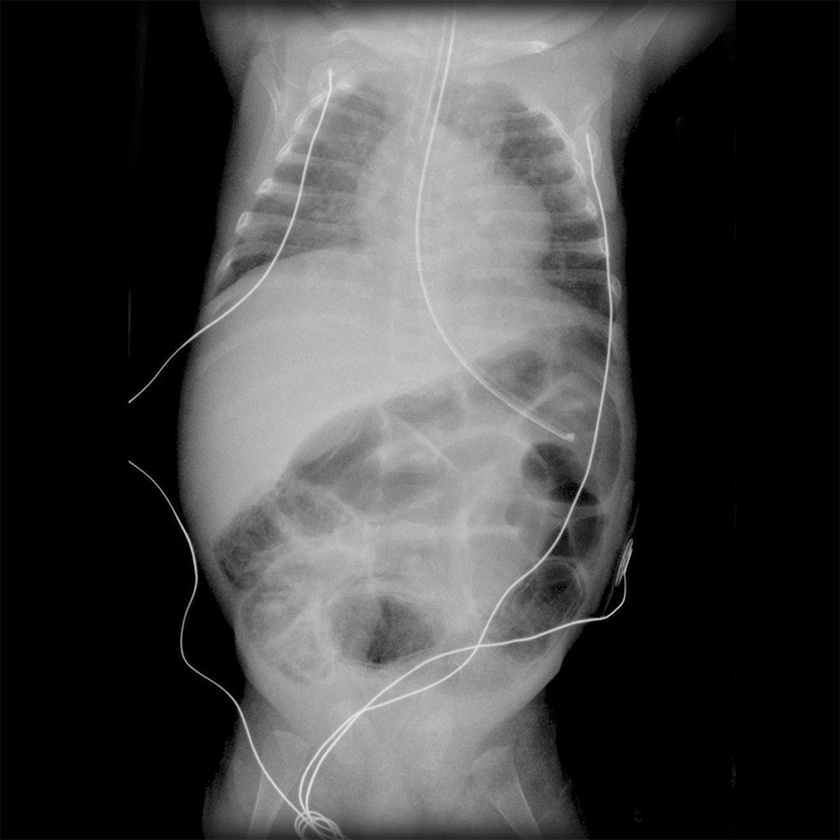
%> input picture wavelet/5961.1.jpg, 840 x 840 px, shrunk from 1024 x 1024 before the run, given in place of 5961.1.jpeg, which was not available
$ octave AConv2.m   (GNU Octave 9; MATLAB toolbox functions it lacks are replaced by stand-ins)
%> lines starting %> are read from the running program, lines starting %| are printed output that depends on the picture; in (x1, y1, x2, y2) boxes, pixels count from 0 and x2, y2 are one past the last pixel; in counts of white or black regions, pixels touching at a corner belong together; the program's own positions count from 1; pictures that were not available may be replaced by others from this repository, and a replacement may not be noted
### machine learning/Tentativas Desqualificadas/filtlinha.m
function [ w ] = filtlinha(n,m)
%UNTITLED Summary of this function goes here
%   m e n s鉶 as dimens鮡s do filtro

    p=1;
    if(rem(n,2)==0) %se par
        matx1=-[0:p:n/2-1];
        matx1(1)=p*n/2;
        d1=repmat(matx1',1,m);
        d2=repmat(matx1(end:-1:1)',1,m);
    else
        matx1=-[0:p:floor(n/2)];
        matx1(1)=p*floor(n/2);
        d1=repmat(matx1',1,m);
        d2=repmat(matx1(end-1:-1:1)',1,m);
    end

    w=[d1;d2];
    w=w/norm(w);
end

### machine learning/Tentativas Desqualificadas/AConv2.m
clear;clc; close all;

A = imread('../Recortes/5961.1.jpeg');
%> A is the input picture: size 840x840 uint8; min 0, max 232, mean 67.2
%A = imread('./1/Camada 22.png');
if length(size(A))==3
   A=double(rgb2gray(A));
else
    A=double(A);
%> A: size 840x840 double
end

imshow(uint8(A))


 w1 =  [ 0.1512    0.1512    0.1512    0.1512    0.1512    0.1512    0.1512    0.1512    0.1512    0.1512;
   -0.0378   -0.0378   -0.0378   -0.0378   -0.0378   -0.0378   -0.0378   -0.0378   -0.0378   -0.0378;
   -0.2268   -0.2268   -0.2268   -0.2268   -0.2268   -0.2268   -0.2268   -0.2268   -0.2268   -0.2268;
   -0.0378   -0.0378   -0.0378   -0.0378   -0.0378   -0.0378   -0.0378   -0.0378   -0.0378   -0.0378;
    0.1512    0.1512    0.1512    0.1512    0.1512    0.1512    0.1512    0.1512    0.1512    0.1512];

 w2  = filtlinha(6,10);

imres = convn(A,w2,'same');
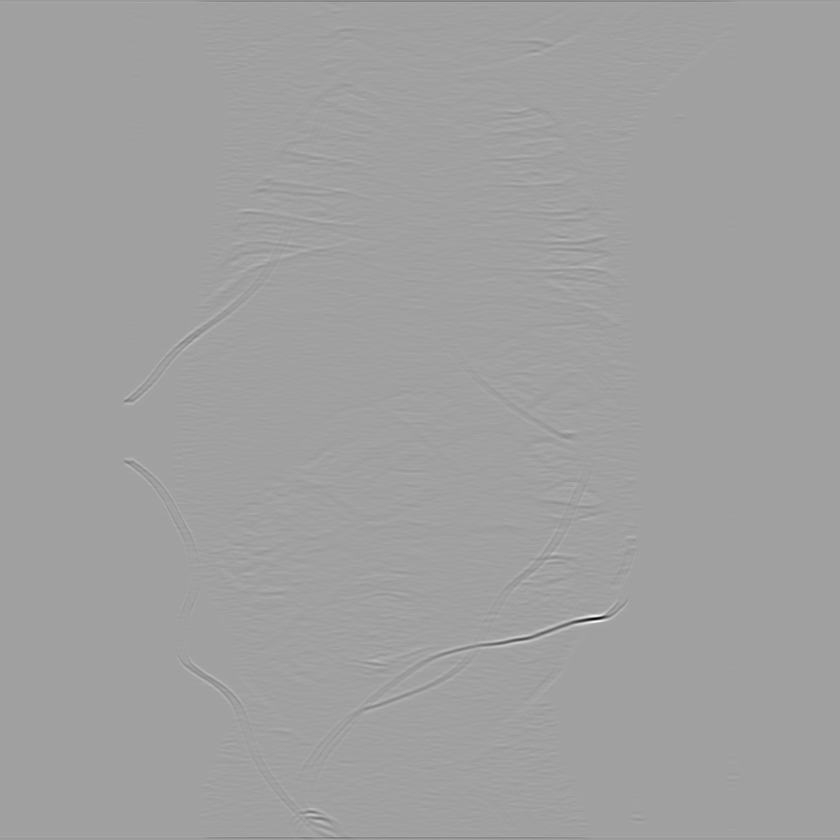
%> imres: size 840x840 double; min -465.7, max 272.9, mean -0.2; drawn with min black and max white
%[y,x]=find(imres==min(min(imres)));


%trandforma玢o logar韙mica
%imres4 = imres(50:end-50,:);
 imres4 = imres;
% imres4= real(log(imres4));
imres4(imres4>0)=0;
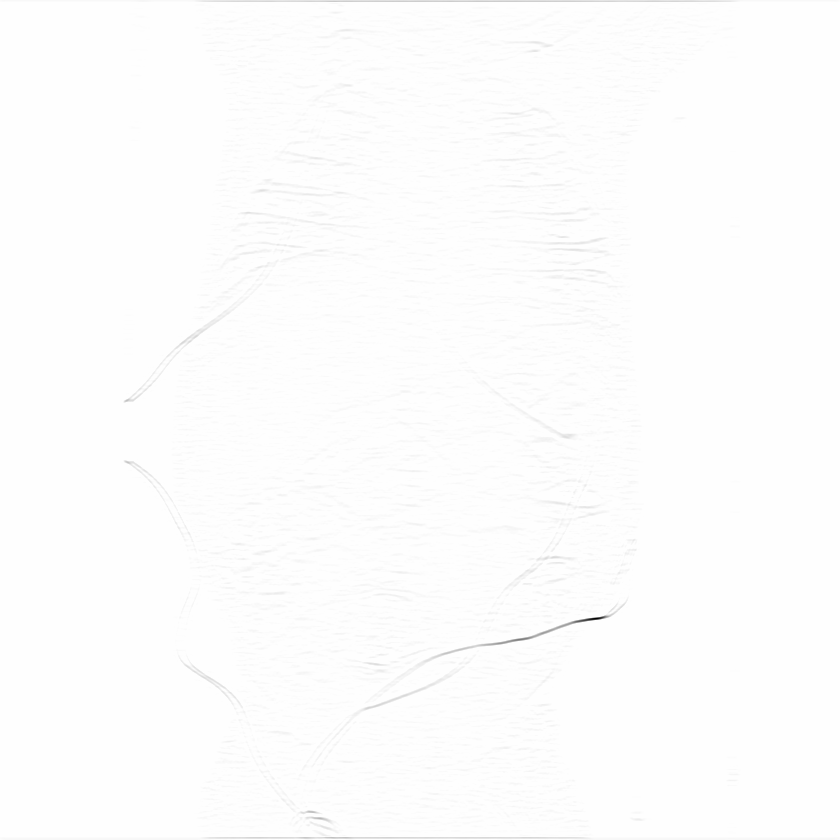
%> imres4: size 840x840 double; min -465.7, max 0, mean -1.65; drawn with min black and max white
imres4(imres4<0)=255;
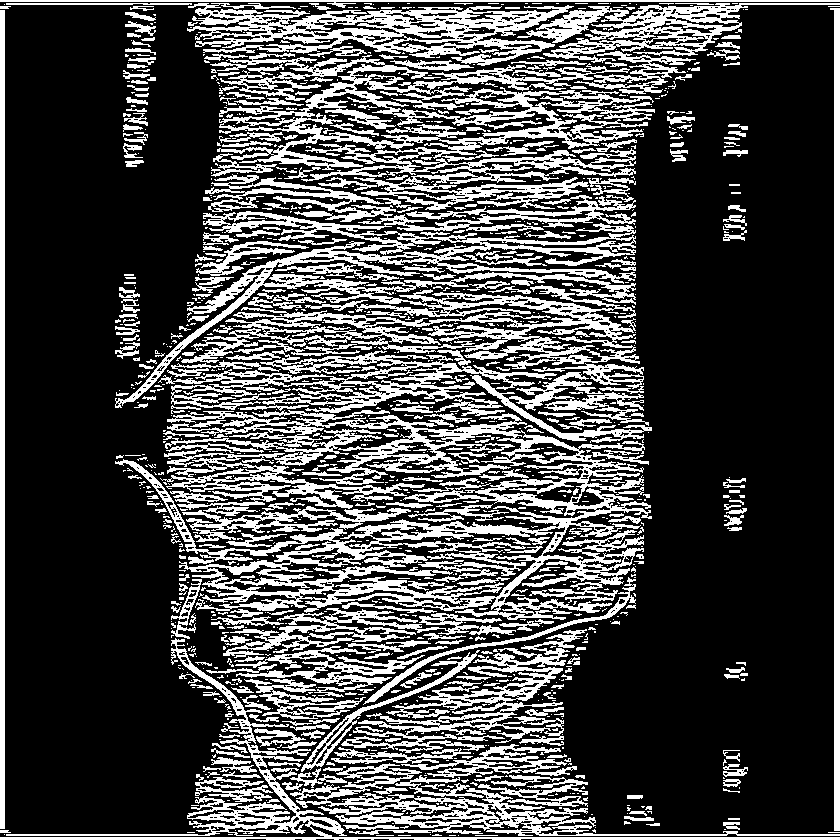
%> imres4: size 840x840 double; 29.1% white; 1333 white regions (929 under 20 px), largest, box (x1, y1, x2, y2) and area: (115, 410, 652, 620) 35748, (115, 174, 640, 408) 29427, (210, 53, 655, 210) 22639


figure;
surf(imres4);
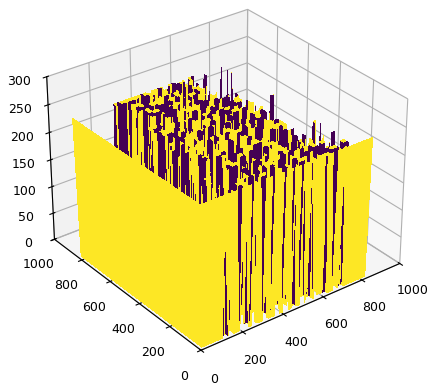
%> figure redrawn from the program's plot data

figure
image(-imres4,'CDataMapping','scaled')
title('imres')
colorbar
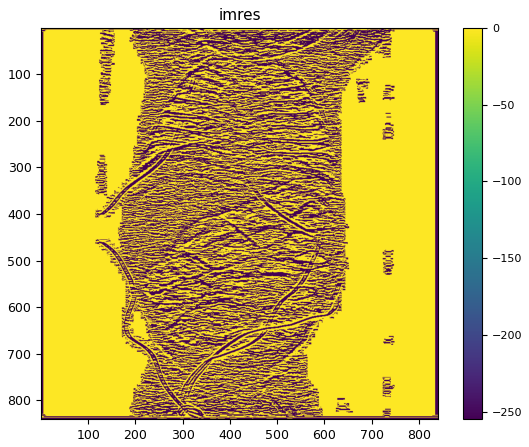
%> figure redrawn from the program's plot data

% figure
% c=imfuse(imres,A);
% image(c);
